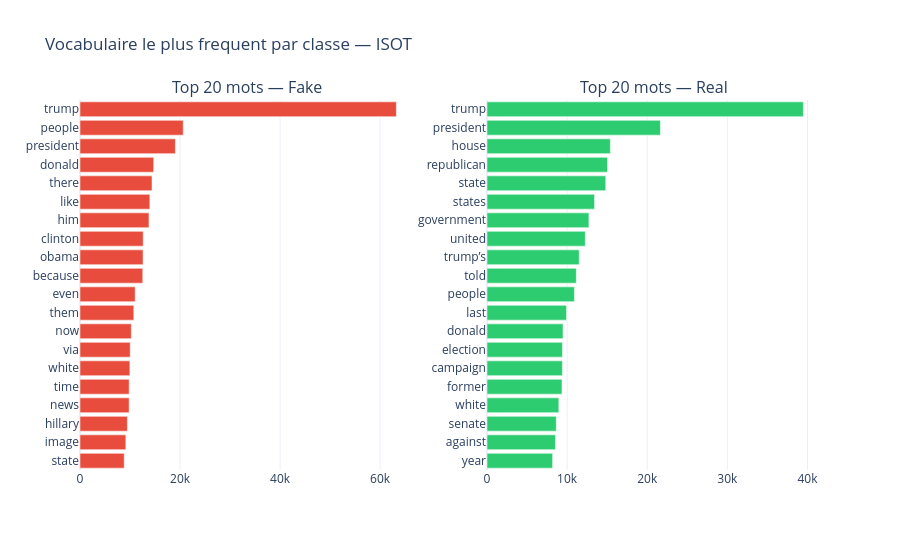

The notebook cell this image was saved under:
### Code cell
# Visualisation comparative
fig = make_subplots(rows=1, cols=2, subplot_titles=("Top 20 mots — Fake", "Top 20 mots — Real"))

for i, (top, color, name) in enumerate([
    (top_fake, "#e74c3c", "Fake"),
    (top_real, "#2ecc71", "Real"),
]):
    words, counts = zip(*reversed(top))
    fig.add_trace(
        go.Bar(y=list(words), x=list(counts), orientation="h",
               marker_color=color, name=name),
        row=1, col=i+1
    )

fig.update_layout(
    title="Vocabulaire le plus frequent par classe — ISOT",
    height=550, template="plotly_white", showlegend=False, font=dict(size=12)
)
fig.show()

### Figure 1 — Plotly figure (JSON) as saved in the notebook; plotly's stock layout.template omitted (floating-point values rounded to 4 significant figures)
{"data": [{"marker": {"color": "#e74c3c"}, "name": "Fake", "orientation": "h", "type": "bar", "x": [8838, 9167, 9472, 9821, 9825, 9971, 10037, 10256, 10757, 11030, 12546, 12609, 12636, 13786, 13960, 14396, 14735, 19068, 20639, 63243], "xaxis": "x", "y": ["state", "image", "hillary", "news", "time", "white", "via", "now", "them", "even", "because", "obama", "clinton", "him", "like", "there", "donald", "president", "people", "trump"], "yaxis": "y"}, {"marker": {"color": "#2ecc71"}, "name": "Real", "orientation": "h", "type": "bar", "x": [8189, 8542, 8649, 8966, 9356, 9411, 9420, 9490, 9926, 10913, 11147, 11506, 12268, 12719, 13423, 14821, 15038, 15399, 21641, 39482], "xaxis": "x2", "y": ["year", "against", "senate", "white", "former", "campaign", "election", "donald", "last", "people", "told", "trump’s", "united", "government", "states", "state", "republican", "house", "president", "trump"], "yaxis": "y2"}], "layout": {"annotations": [{"font": {"size": 16}, "showarrow": false, "text": "Top 20 mots — Fake", "x": 0.225, "xanchor": "center", "xref": "paper", "y": 1, "yanchor": "bottom", "yref": "paper"}, {"font": {"size": 16}, "showarrow": false, "text": "Top 20 mots — Real", "x": 0.775, "xanchor": "center", "xref": "paper", "y": 1, "yanchor": "bottom", "yref": "paper"}], "font": {"size": 12}, "height": 550, "showlegend": false, "title": {"text": "Vocabulaire le plus frequent par classe — ISOT"}, "xaxis": {"anchor": "y", "domain": [0, 0.45]}, "xaxis2": {"anchor": "y2", "domain": [0.55, 1]}, "yaxis": {"anchor": "x", "domain": [0, 1]}, "yaxis2": {"anchor": "x2", "domain": [0, 1]}}}
